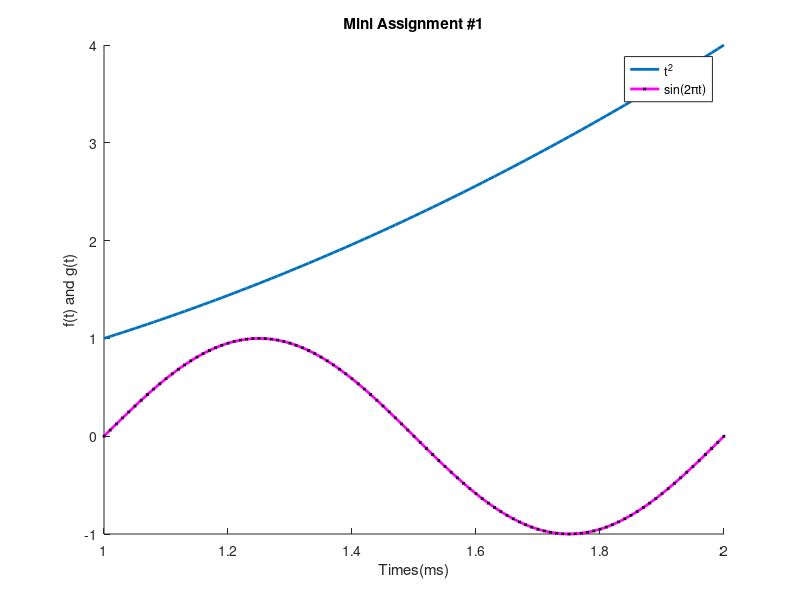

Here is the MATLAB script that generated this plot:
t=1:0.01:2;
f=t.^2;
g=sin(2*pi.*t);
title('Mini Assignment #1');
xlabel('Times(ms)');
ylabel('f(t) and g(t)');
hold on
plot(t,f,'-','LineWidth',2,'MarkerEdgeColor','k',...
'MarkerFaceColor','c','MarkerSize',1);
plot(t,g,'-md','LineWidth',2,'MarkerEdgeColor','k',...
'MarkerFaceColor','b','MarkerSize',1);
legend('t^{2}','sin(2\pit)');
hold off
